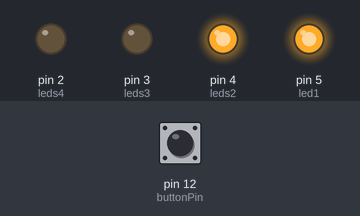
A sketch run on a simulated Arduino Uno, built with avr-gcc and run on an emulated ATmega328P. Shown: output pins drawn as LEDs (lit = HIGH). Inputs (shaded band) come from the test bench; at power-on: pin 12 (buttonPin) HIGH. Random numbers use the default seed unless the sketch sets one.

Above: at 1.2 s.
1.3 s: pin 12 (buttonPin) pulled LOW for 0.15 s
At 2.7 s:
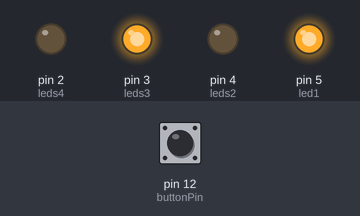
3.0 s: pin 12 (buttonPin) pulled LOW for 1 s
6.0 s: pin 12 (buttonPin) pulled LOW for 0.15 s
At 7.4 s:
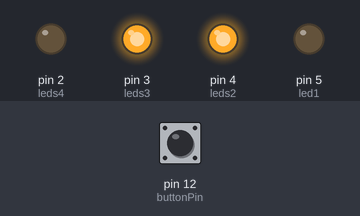
7.7 s: pin 12 (buttonPin) pulled LOW for 0.15 s
At 8.8 s:
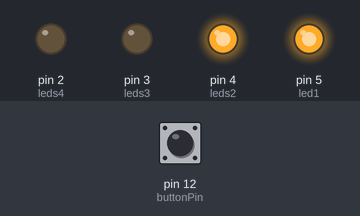
9.4 s: pin 12 (buttonPin) pulsed LOW 5 times (0.12 s each, 0.3 s apart)
At 11.9 s:
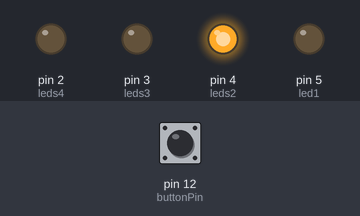
12.4 s: pin 12 (buttonPin) pulled LOW for 0.15 s
At 13.6 s:
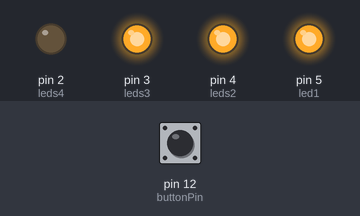
Timing chart, 0 to 15.1 s (numbered marks = the images above; inputs shaded):
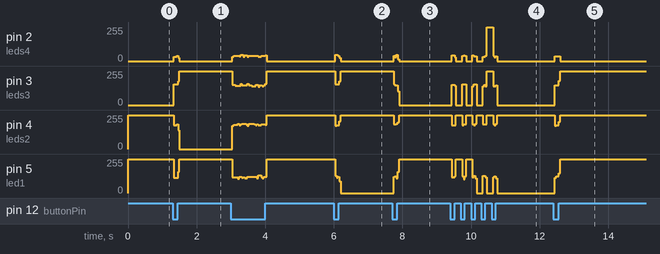

The sketch:

Prj04.2.ino
```cpp
const int leds4 = 2;          // donar nom al pin 2 de l’Arduino
const int leds3 = 3;          // donar nom al pin 3 de l’Arduino
const int leds2 = 4;          // donar nom al pin 4 de l’Arduino
const int led1 = 5;           // donar nom al pin 5 de l’Arduino
const int buttonPin = 12;      // donar nom al pin 12 de l’Arduino
boolean buttonEstat = HIGH;    // definir variable d'estat pel polsador
int num = 1;                  // definir variable per número a mostrar

//********** Setup ****************************************************************
void setup()
{
  pinMode(leds4, OUTPUT);     // definir el pin 2 com una sortida
  pinMode(leds3, OUTPUT);     // definir el pin 3 com una sortida
  pinMode(leds2, OUTPUT);     // definir el pin 4 com una sortida
  pinMode(led1, OUTPUT);      // definir el pin 5 com una sortida
  pinMode(buttonPin, INPUT);  // definir el pin 12 com una entrada

  digitalWrite(leds4, LOW);   // posar a 0V el pin 2
  digitalWrite(leds3, LOW);   // posar a 0V el pin 3
  digitalWrite(leds2, LOW);   // posar a 0V el pin 4
  digitalWrite(led1, LOW);    // posar a 0V el pin 5
}

//********** Loop *****************************************************************
void loop()
{
  buttonEstat = digitalRead(buttonPin);
  if (buttonEstat == LOW)
  {
    num = random(1,7);
    digitalWrite(leds2,LOW);
    digitalWrite(leds3,LOW);
    digitalWrite(leds4,LOW);
    digitalWrite(led1,LOW);
  }
  switch(num)
  {
    case 1:
      digitalWrite(led1, HIGH);    // mostrar el 1
    case 2:
      digitalWrite(leds2, HIGH);   // mostrar el 2
      break;
    case 3:
      digitalWrite(led1, HIGH);    // mostrar el 3
      digitalWrite(leds3, HIGH);
      break;
    case 4:
      digitalWrite(leds2, HIGH);   // mostrar el 4
      digitalWrite(leds3, HIGH);
      break;
    case 5:
      digitalWrite(leds2, HIGH);   // mostrar el 5
      digitalWrite(leds3, HIGH);
      digitalWrite(led1, HIGH);
      break;
    case 6:
      digitalWrite(leds2, HIGH);   // mostrar el 6
      digitalWrite(leds3, HIGH);
      digitalWrite(leds4, HIGH);
      break;
  }
}
```

Measured:
- after the input at 1.3 s, pin 2 (leds4): 0/255 → 33/255 at once, → 0/255 0.08 s later; pin 3 (leds3): 0/255 → 155/255 at once, → 255/255 0.12 s later; pin 4 (leds2): 255/255 → 179/255 at once, → 0/255 0.08 s later; pin 5 (led1): 255/255 → 115/255 at once, → 255/255 0.12 s later
- after the input at 6.0 s, pin 2 (leds4): 0/255 → 47/255 at once, → 0/255 0.08 s later; pin 3 (leds3): 255/255 → 154/255 at once, → 255/255 0.12 s later; pin 4 (leds2): 255/255 → 180/255 at once, → 255/255 0.12 s later; pin 5 (led1): 255/255 → 0/255 at once
- after the input at 7.7 s, pin 3 (leds3): 255/255 → 147/255 at once, → 0/255 0.12 s later; pin 4 (leds2): 255/255 → 184/255 at once, → 255/255 0.08 s later; pin 5 (led1): 0/255 → 255/255 at once
- after the input at 12.4 s, pin 2 (leds4): 0/255 → 35/255 at once, → 0/255 0.16 s later; pin 3 (leds3): 0/255 → 149/255 at once, → 255/255 0.12 s later; pin 4 (leds2): 255/255 → 179/255 at once, → 255/255 0.12 s later; pin 5 (led1): 0/255 → 127/255 at once, → 255/255 0.12 s later
